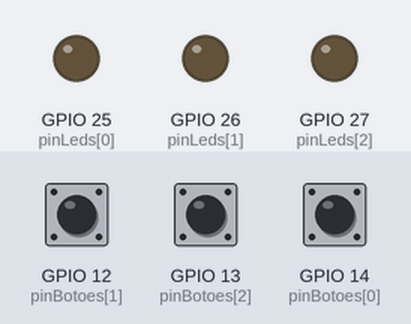
A sketch run on a simulated ESP32. On the bench: output pins drawn as LEDs (lit = HIGH). Dashed ring = blinking. Inputs (shaded band) come from the test bench; at power-on: GPIO 12 (pinBotoes[1]) HIGH, GPIO 14 (pinBotoes[0]) HIGH, GPIO 13 (pinBotoes[2]) HIGH. Random numbers use the default seed unless the sketch sets one.

Above: at 2.8 s.
2.9 s: GPIO 12 (pinBotoes[1]) pulled LOW for 0.15 s
At 3.4 s:
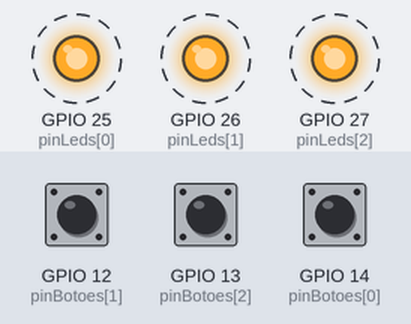
5.9 s: GPIO 14 (pinBotoes[0]) pulled LOW for 1 s
At 8.5 s:
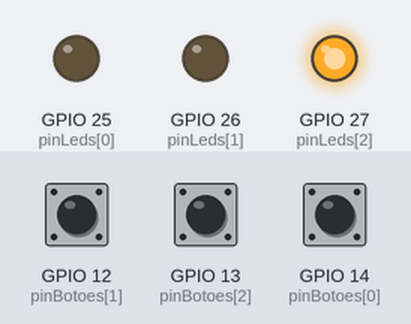
8.9 s: GPIO 12 (pinBotoes[1]) pulled LOW for 1 s
At 9.0 s:
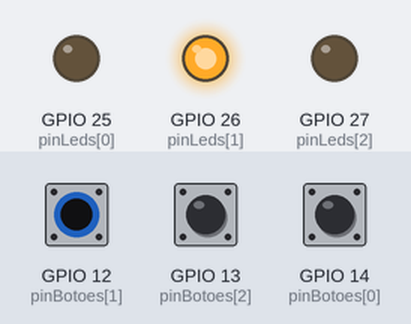
12.0 s: GPIO 12 (pinBotoes[1]) pulled LOW for 3.2 s
At 16.8 s:
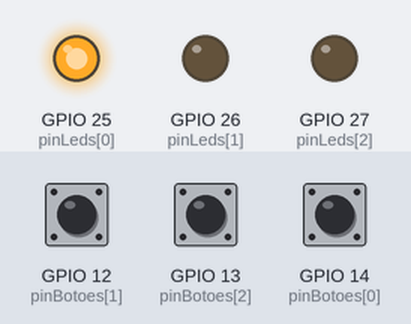
Timing chart, 0 to 17.7 s (numbered marks = the images above; inputs shaded):
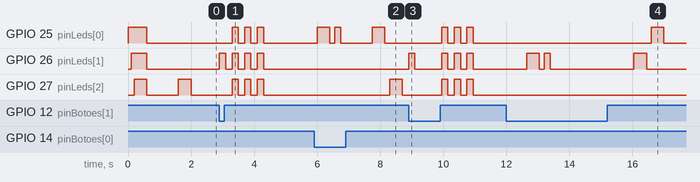

The sketch:

JogoDaMem_ria.ino
```cpp
const int NUM_ELEMENTOS = 3;

const int pinLeds[NUM_ELEMENTOS]   = {25, 26, 27};

const int pinBotoes[NUM_ELEMENTOS] = {14, 12, 13};

#define MAX_RODADAS 10
int sequencia[MAX_RODADAS];
int rodadaAtual = 0;

void piscarLed(int indice, int tempo) {
  digitalWrite(pinLeds[indice], HIGH);
  delay(tempo);
  digitalWrite(pinLeds[indice], LOW);
  delay(150);
}

void tocarSequencia() {
  for (int i = 0; i < rodadaAtual; i++) {
    piscarLed(sequencia[i], 400);
  }
}

void efeitoErro() {
  for (int j = 0; j < 3; j++) {
    for (int i = 0; i < NUM_ELEMENTOS; i++) digitalWrite(pinLeds[i], HIGH);
    delay(200);
    for (int i = 0; i < NUM_ELEMENTOS; i++) digitalWrite(pinLeds[i], LOW);
    delay(200);
  }
}

void efeitoVitoria() {
  for (int i = 0; i < NUM_ELEMENTOS; i++) {
    digitalWrite(pinLeds[i], HIGH);
    delay(100);
  }
  delay(300);
  for (int i = 0; i < NUM_ELEMENTOS; i++) {
    digitalWrite(pinLeds[i], LOW);
  }
}

int aguardarBotao() {
  while (true) {
    for (int i = 0; i < NUM_ELEMENTOS; i++) {
      if (digitalRead(pinBotoes[i]) == LOW) {
        piscarLed(i, 200);
        while (digitalRead(pinBotoes[i]) == LOW);
        delay(50);
        return i;
      }
    }
    delay(10);
  }
}

void setup() {
  for (int i = 0; i < NUM_ELEMENTOS; i++) {
    pinMode(pinLeds[i], OUTPUT);
    pinMode(pinBotoes[i], INPUT_PULLUP);
    digitalWrite(pinLeds[i], LOW);
  }

  // Semente aleatória usando um pino flutuante
  randomSeed(analogRead(34));

  efeitoVitoria();
  delay(1000);
}

void loop() {
  sequencia[rodadaAtual] = random(0, NUM_ELEMENTOS);
  rodadaAtual++;

  tocarSequencia();

  for (int i = 0; i < rodadaAtual; i++) {
    int botaoPressionado = aguardarBotao();

    if (botaoPressionado != sequencia[i]) {
      efeitoErro();
      rodadaAtual = 0;
      delay(1500);
      return;
    }
  }

  delay(800);
}
```

Measured:
- after the input at 2.9 s, GPIO 25 (pinLeds[0]), GPIO 27 (pinLeds[2]): alternates HIGH for 0.20 s and LOW for 0.20 s, 6 changes in all, then stays LOW, starting after 0.40 s; GPIO 26 (pinLeds[1]): alternates HIGH for 0.20 s and LOW for 0.20 s, 8 changes in all, then stays LOW, starting at once
- after the input at 5.9 s, GPIO 27 (pinLeds[2]): LOW → HIGH after 2.4 s, → LOW 0.40 s later
- after the input at 8.9 s, GPIO 25 (pinLeds[0]), GPIO 27 (pinLeds[2]): alternates HIGH for 0.20 s and LOW for 0.20 s, 6 changes in all, then stays LOW, starting after 1.1 s; GPIO 26 (pinLeds[1]): LOW → HIGH at once, → LOW 0.20 s later, → HIGH 0.85 s later, → LOW 0.20 s later, … (8 changes in this stretch)
- after the input at 12.0 s, GPIO 25 (pinLeds[0]): LOW → HIGH after 4.6 s, → LOW 0.40 s later
